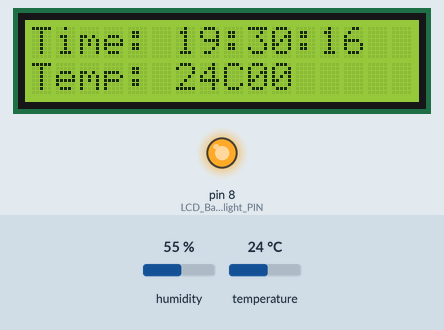
The sketch below on a simulated Arduino Uno, built with avr-gcc and run on an emulated ATmega328P. Shown: 16×2 character LCD, output pins drawn as LEDs (lit = HIGH). The inputs (shaded band) are chosen by the test bench; at power-on: temperature 24 °C, humidity 55 %.

Above: at 1.2 s.
1.3 s: temperature set to 12 °C
At 5.4 s:
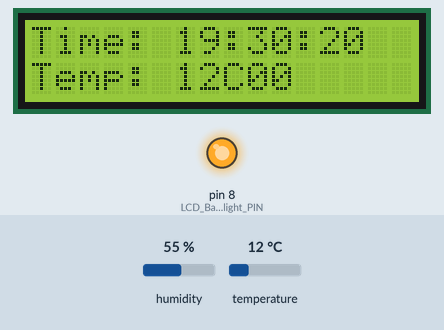
5.5 s: temperature set to 19 °C
At 6.5 s:
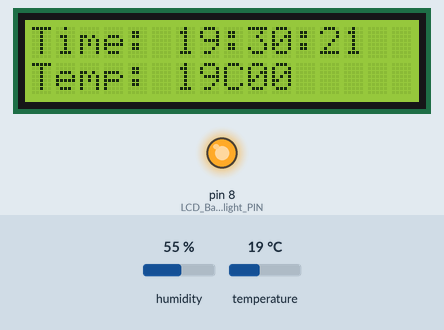
9.4 s: temperature set to 28 °C
At 12.3 s:
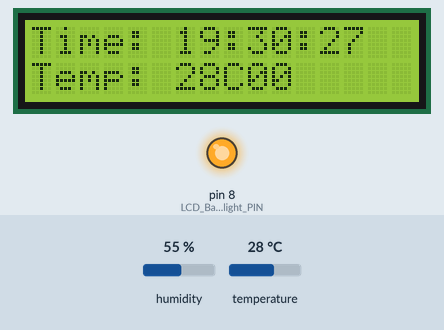
Timing chart, 0 to 13.8 s (numbered marks = the images above; inputs shaded):
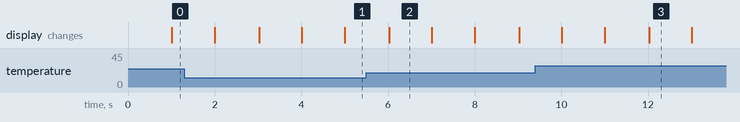

Measured:
- what the display in image 2 shows lasts 1.0 s, from 6.0 s to 7.0 s

The sketch:

LCD_Time_and_Temperature_Display.ino
```cpp
#include <LiquidCrystal.h>
#include <DHT.h>
#include <DHT_U.h>
#include <Adafruit_Sensor.h>

const int rs = 12;
const int en = 11;
const int d4 = 6;
const int d5 = 5;
const int d6 = 4;
const int d7 = 3;

LiquidCrystal lcd(rs, en, d4, d5, d6, d7);

//Time Display Related
#define LCD_Contrast_PIN 7
#define LCD_Backlight_PIN 8

int h, m, s;
int set_hour = 19;
int set_minute = 30;
int set_second = 15;
int secs = 1000;
//

//DHT11 Related
#define DHTPIN 2
#define DHTTYPE DHT11

DHT dht(DHTPIN, DHTTYPE);
//

void setup()
{
  Serial.begin(9600);

  LCD_Time_Display();
  DHT11Method();
}

void LCD_Time_Display()
{
  pinMode(LCD_Backlight_PIN, OUTPUT);
  analogWrite(LCD_Contrast_PIN, 50);
  analogWrite(LCD_Backlight_PIN, 128);

  lcd.begin(16,2);
  lcd.setCursor(0,0);
  lcd.print("Time: ");
}

void DHT11Method()
{
  dht.begin();
  lcd.setCursor(0,1);
  lcd.print("Temp: ");
}

void Time()
{
  //display hours
  lcd.setCursor(6,0);
  lcd.print(h/10);
  lcd.setCursor(7,0);
  lcd.print(h%10);

  lcd.setCursor(8,0);
  lcd.print(":");

  //display minutes
  lcd.setCursor(9,0);
  lcd.print(m/10);
  lcd.setCursor(10,0);
  lcd.print(m%10);

  lcd.setCursor(11,0);
  lcd.print(":");

  //display seconds
  lcd.setCursor(12,0);
  lcd.print(s/10);
  lcd.setCursor(13,0);
  lcd.print(s%10);
}

void Temperature()
{
  float fahrenheit = dht.readTemperature(true);
  float celsius = (fahrenheit - 32) * 5/9;

  lcd.setCursor(6,1);
  lcd.print(celsius);
  lcd.setCursor(8,1);
  lcd.print("C");
}

void Time_and_Temperature()
{
  for(h = set_hour; h < 24; h++)//Hours
  {
    for(m = set_minute; m < 60; m++)//minutes
    {
      for(s = set_second; s < 60; s++)//seconds
      {
        Time();
        Temperature();
        delay(secs - (millis() % 1000));
      }

      set_second = 00;
    }

    set_minute = 00;
  }

  set_hour = 00;
}

void loop()
{
  Time_and_Temperature();
}
```
